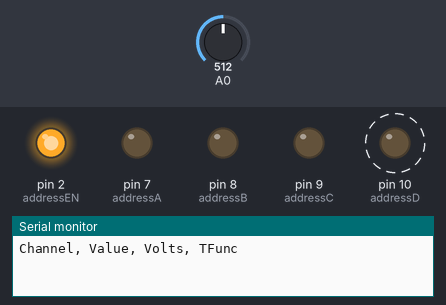
Bench run of a sketch on a simulated Arduino Uno, built with avr-gcc and run on an emulated ATmega328P. Parts: output pins drawn as LEDs (lit = HIGH), the last lines printed to the serial monitor. Dashed ring = blinking. The test bench sets the inputs (shaded band); at power-on: A0 = 512.

Above: at 0.1 s.
At 1.3 s:
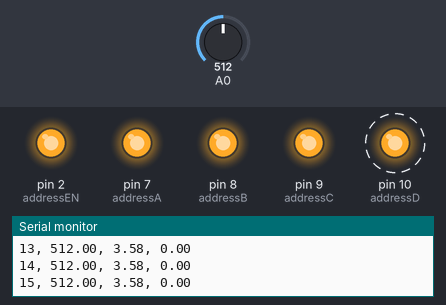
1.4 s: A0 set to 10
At 1.97 s:
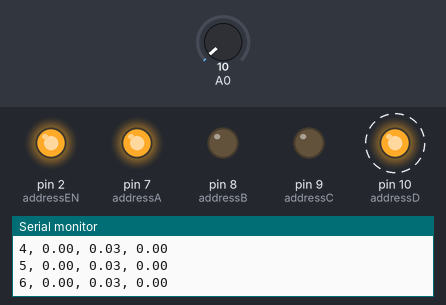
4.4 s: A0 set to 0
Timing chart, 0 to 13.4 s (numbered marks = the images above; inputs shaded):
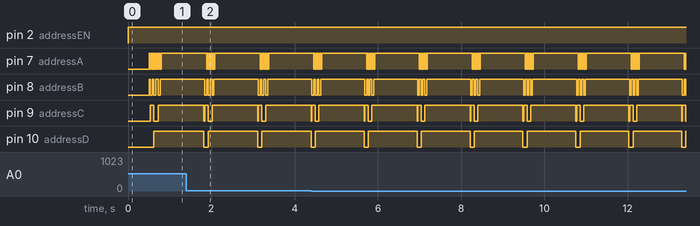

The sketch:

sloppyTestFile.ino
```cpp
// SloppyTestFile.ino
// July 18, 2017
// Kip DeCastro
//
// This code is used for demonstrating the functioning of the Arduino's multiplexer
// board. It is not a finished product. For testing purposes only.

int totalChannels = 16;

int addressEN = 2;
int addressA = 7;
int addressB = 8;
int addressC = 9;
int addressD = 10;

int A = 0;      //Address pin A
int B = 0;      //Address pin B
int C = 0;      //Address pin C
int D = 0;
double x = 0;
double x2 = 0;
double timFunc = 0;

double mV = 0;

void setup() {
  Serial.begin(9600);
  // Prepare address pins for output
  pinMode(addressEN, OUTPUT);
  pinMode(addressA, OUTPUT);
  pinMode(addressB, OUTPUT);
  pinMode(addressC, OUTPUT);
  pinMode(addressD, OUTPUT);
//  pinMode(7, OUTPUT);
//  // Prepare read pin
  pinMode(A0, INPUT);
//    char filename[] = "LOGGER00.CSV";
//  for (uint8_t i = 0; i < 100; i++) {
//    filename[6] = i/10 + '0';
//    filename[7] = i%10 + '0';
//    if (! SD.exists(filename)) {
//      // only open a new file if it doesn't exist
//      logfile = SD.open(filename, FILE_WRITE);
//      break;  // leave the loop!
//    }
//   logfile.println("channel, value, volts");
Serial.println("Channel, Value, Volts, TFunc");
}

void loop() {
  digitalWrite(addressEN, HIGH);
  //digitalWrite(7, HIGH);
  delay(500);
//  Select each pin and read value
  for(int i=0; i<totalChannels; i++){
    A = bitRead(i,0); //Take first bit from binary value of i channel.
    B = bitRead(i,1); //Take second bit from binary value of i channel.
    C = bitRead(i,2); //Take third bit from value of i channel.
    D = bitRead(i,3);
    //Write address to mux
    digitalWrite(addressA, A);
    digitalWrite(addressB, B);
    digitalWrite(addressC, C);
    digitalWrite(addressD, D);

    //Read and print value
   // Serial.print("Channel ");
    Serial.print(i);
    Serial.print(", ");
   // logfile.print(i);
    //Serial.print(" value: ");
    x = analogRead(A0);
    if (x < 20){
      x = 0;
    }
    x2 = x;
    //x= x*1000;
    //logfile.print(x);
    Serial.print(x);
    Serial.print(", ");
    //Serial.print(" volts: ");
    mV = (.00001*(pow(x,3)) - 0.0251*(pow(x,2)) +17.161*x + 32.738)/1000;
    //Serial.println(x);
    //logfile.print(mV);
    Serial.print(mV);
    Serial.print(", ");
    //Serial.print(" TimFunc: ");
    timFunc = ((((0.1* 1024)/analogRead(A0)) - 0.1) / 1000000);
    Serial.println(timFunc);
  }


//Serial.println(analogRead(A0));


  delay(500);
}
```

Measured:
- by itself, pin 7 (addressA): repeats every 1.3 s: 4 × (HIGH 0.02 s, LOW 0.02 s), HIGH 1.1 s, LOW 0.02 s
- by itself, pin 8 (addressB): repeats every 1.3 s: 2 × (HIGH 0.04 s, LOW 0.04 s), HIGH 1.1 s, LOW 0.04 s
- by itself, pin 9 (addressC): repeats every 1.3 s: LOW 0.09 s, HIGH 1.1 s, LOW 0.02 s, HIGH 0.08 s
- by itself, pin 10 (addressD): alternates HIGH for 1.2 s and LOW for 0.10 s
